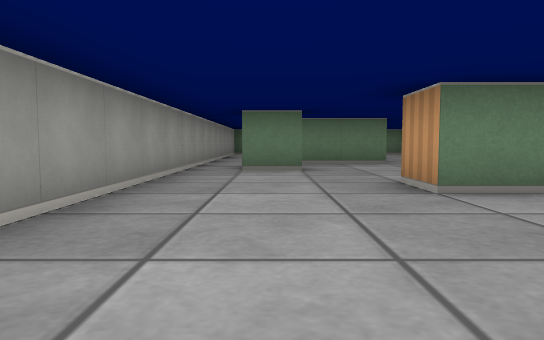
view 1 (above)

15 first-person views from a walk through a cub3D level. The camera is about half as high as the walls, tilts 4° down and sees 70° across. The floor is counted in squares. Each view is taken from the middle of a square. On the plan, view 1 faces up. The plan holds only what a view shows up to about 9 squares ahead; the rest is blank.

view 2
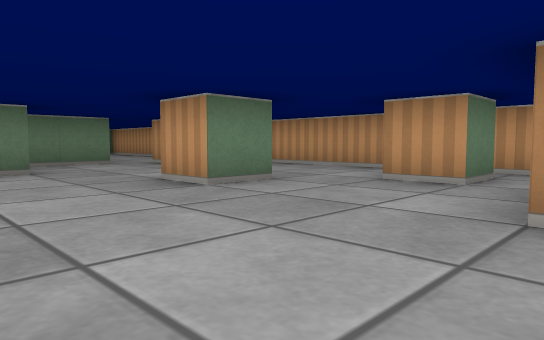

view 3
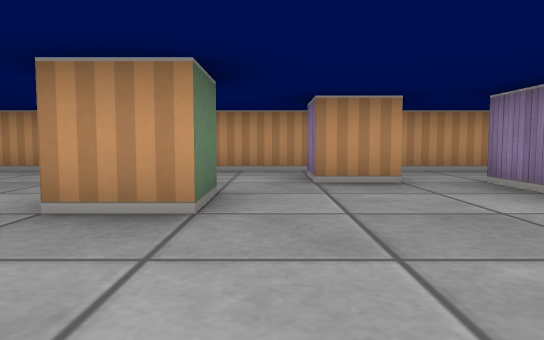

view 4
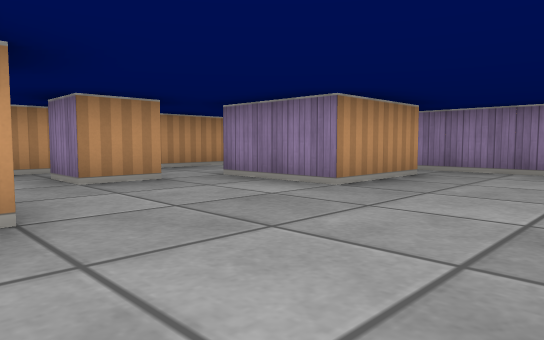

view 5
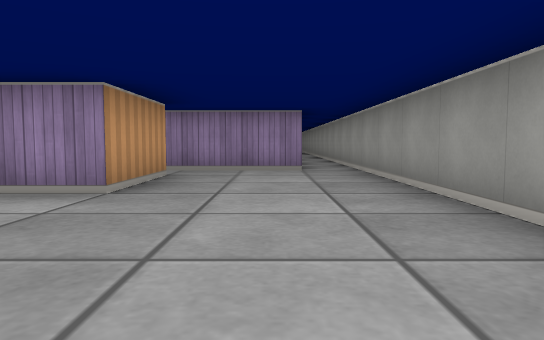

view 6
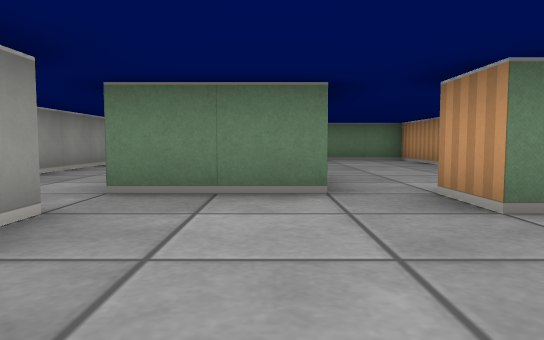

view 7
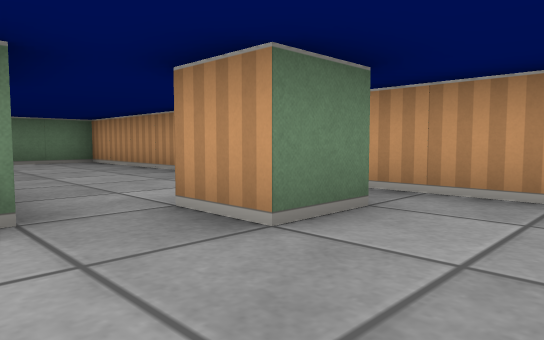

view 8
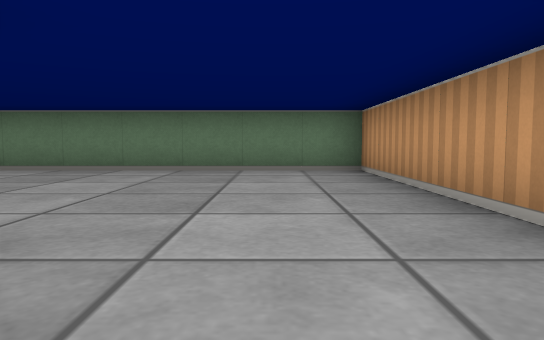

view 9
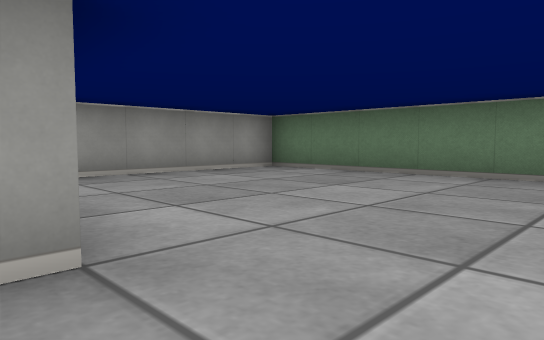

view 10
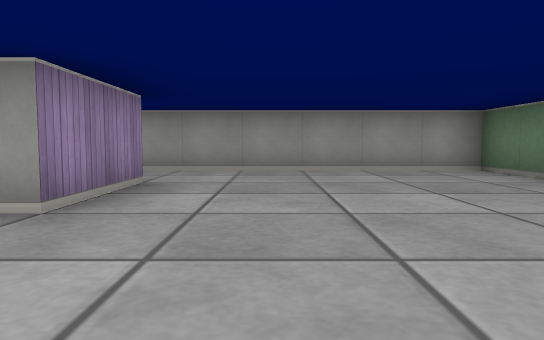

view 11
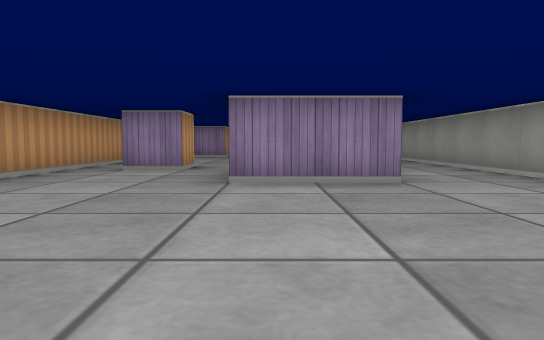

view 12
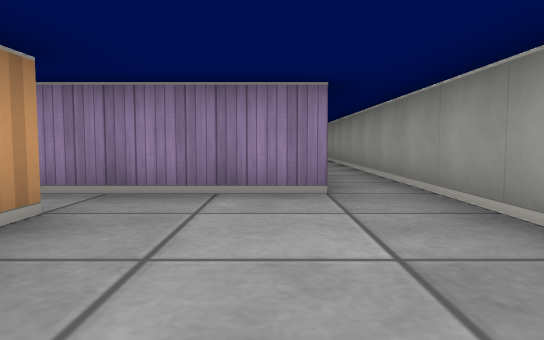

view 13
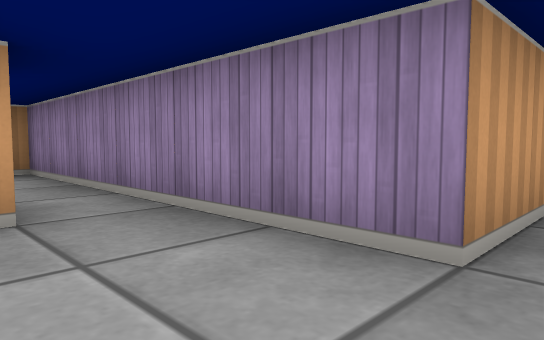

view 14
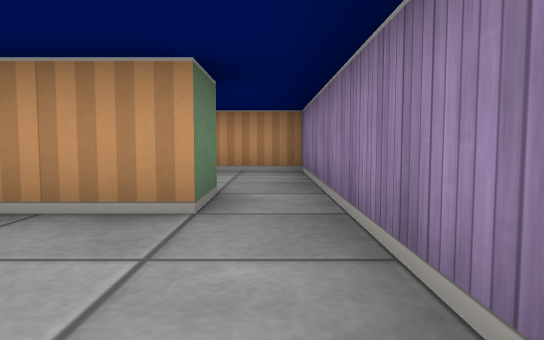

view 15
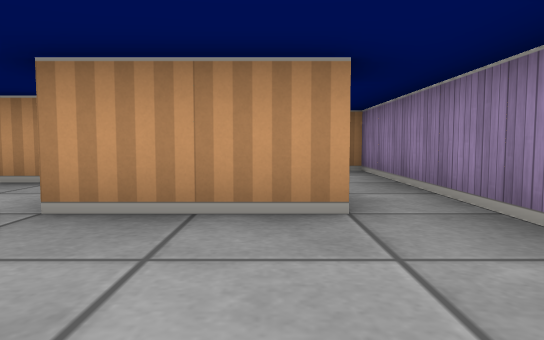

### Floor plan
Points are (right, up) in squares from view 1. A wall is a line through its corners. A room is listed if a view was taken in it or the views show most of it. See-through windows are left out.
Room 1 (views 1, 2, 3, 4, 5, 6, 7, 8, 9, 10, 11, 12, 13, 14, 15)
walls: (0.6, 6.5) (-0.5, 6.5); (0.5, 7.5) (0.5, 7); (2.6, 8.5) (0.5, 8.5); (4.6, 7.5) (3.5, 7.5) (3.5, 8.5) (4.5, 8.5); (2.5, 3.5) (1.5, 3.5) (1.5, 4.5); (0.4, 10.5) (2.5, 10.5) (2.5, 10.1); (4.6, 1.5) (3.5, 1.5) (3.5, 2.5) (4.5, 2.5); (2.5, -1.5) (1.5, -1.5) (1.5, 0.5) (3.5, 0.5); (-0.5, -2.5) (5.5, -2.5) (5.5, 15.5) (-1.5, 15.5) (-1.5, -2.5)
ways out: opening at (-1, -3)

Where each view was taken, in squares from view 1:
view 1: 0 up, 0 right, facing up
view 2: 0 up, 1 left, facing up-right
view 3: 3 up, 1 left, facing right
view 4: 4 up, 1 left, facing down-right
view 5: 4 up, 0 right, facing down
view 6: 5 up, 2 right, facing up
view 7: 6 up, 2 right, facing up-right
view 8: 9 up, 4 right, facing up
view 9: 10 up, 4 right, facing up-left
view 10: 12 up, 5 right, facing left
view 11: 15 up, 2 right, facing down
view 12: 1 up, 0 right, facing down
view 13: 1 down, 1 left, facing down-right
view 14: 2 down, 1 left, facing right
view 15: 1 down, 1 left, facing right
